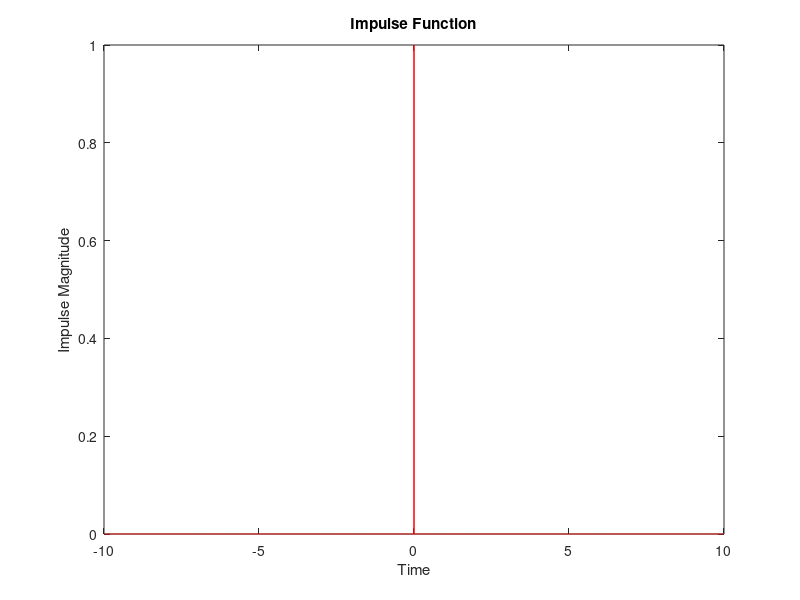
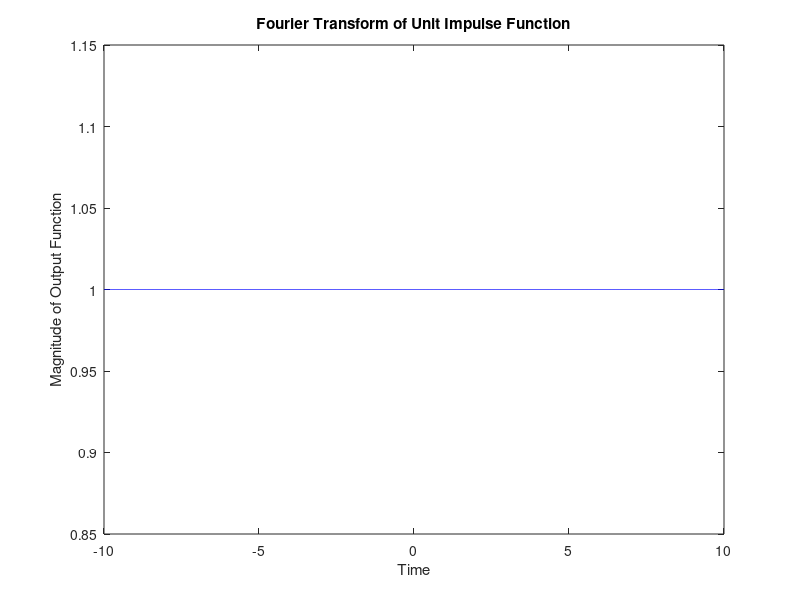

Reproduce these figures in MATLAB, in order.
clc;
clf;
clear all;

n=-10:0.001:10;
x=(n==0);
figure(1)
plot(n,x,'r');
title('Impulse Function');
xlabel('Time');
ylabel('Impulse Magnitude');

y=fftshift(fft(x));

figure(2)
plot(n,abs(y),'b');
title('Fourier Transform of Unit Impulse Function');
xlabel('Time');
ylabel('Magnitude of Output Function');
